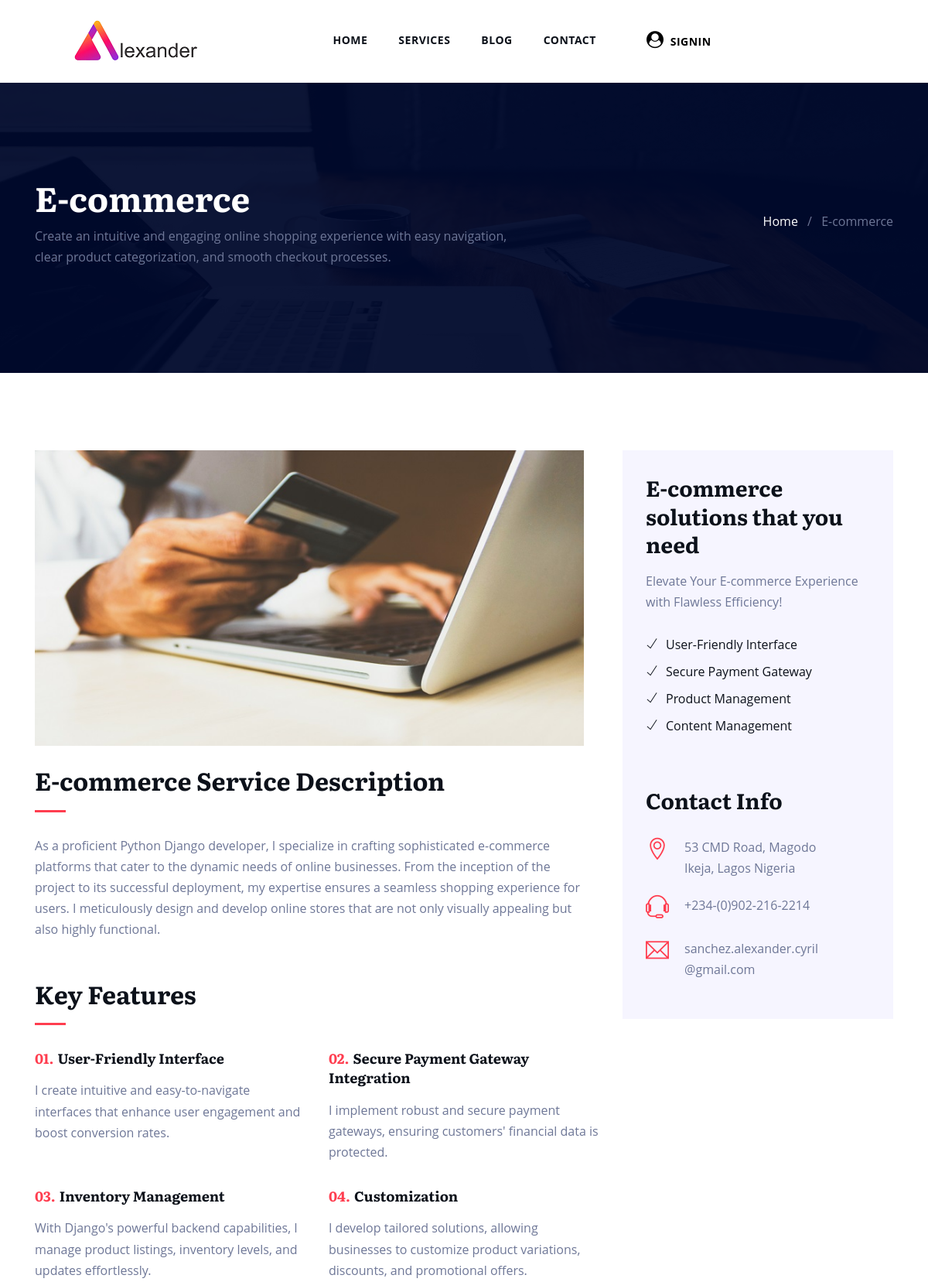
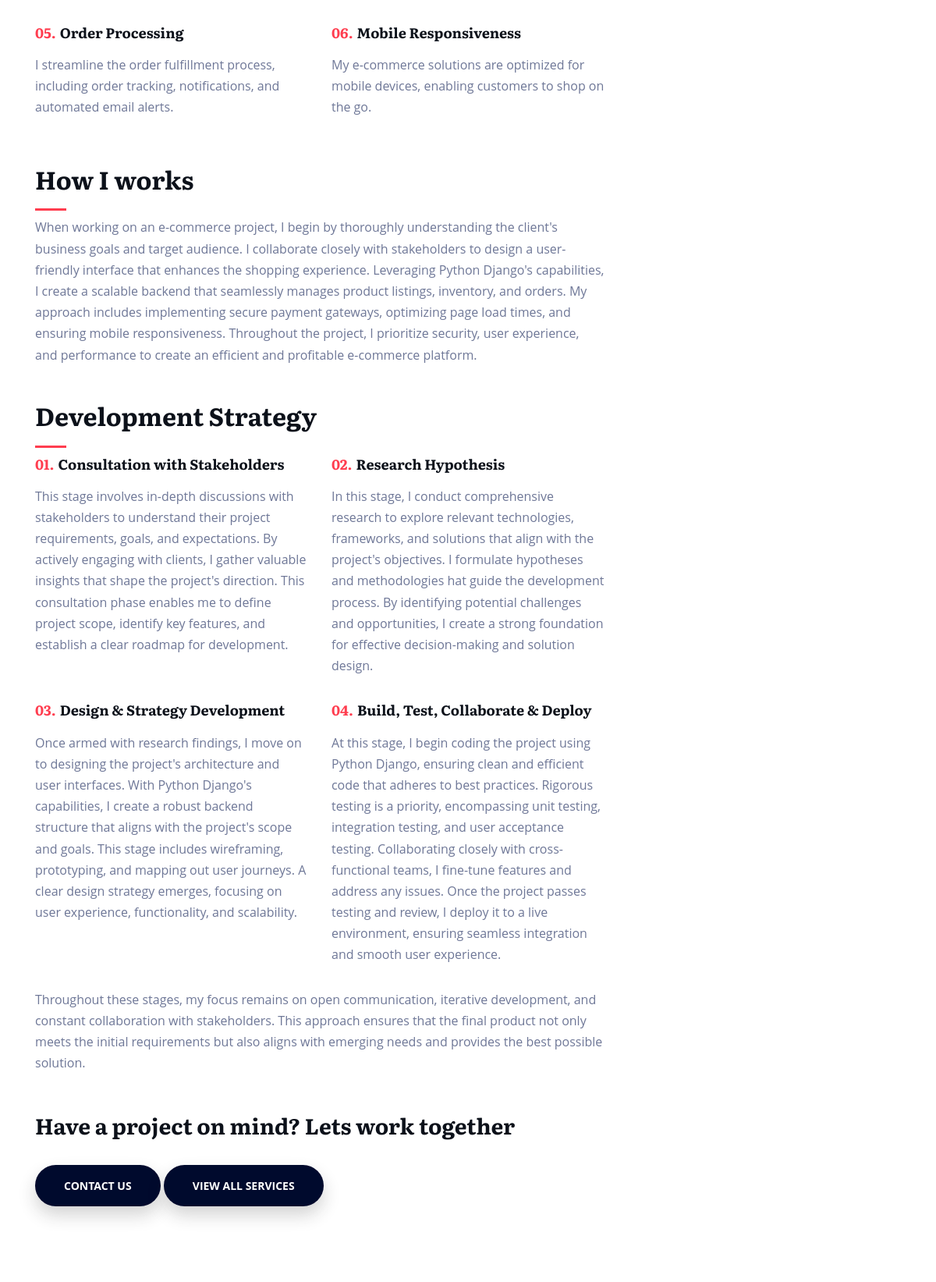
The app's page /services/e-commerce/ (upper part) with its own data (2 pictures, top to bottom).
### App/models.py (models this page shows, shortened)
class Services(models.Model):
    introduction = models.TextField()
    title = models.CharField(max_length=255)
    title_summary = models.CharField(max_length=255)
    main_title = models.CharField(max_length=255)
    image = models.ImageField(null=True, blank=True, upload_to="home/")
    key_features_1_title = models.CharField(max_length=255)
    key_features_1_summary = models.TextField()
    key_features_2_title = models.CharField(max_length=255)
    key_features_2_summary = models.TextField()
    key_features_3_title = models.CharField(max_length=255)
    key_features_3_summary = models.TextField()
    key_features_4_title = models.CharField(max_length=255)
    key_features_4_summary = models.TextField()
    key_features_5_title = models.CharField(max_length=255, null=True, blank=True)
    key_features_5_summary = models.TextField(null=True, blank=True)
    key_features_6_title = models.CharField(max_length=255, null=True, blank=True)
    key_features_6_summary = models.TextField(null=True, blank=True)
    how_i_work_text = models.TextField()
    side_title = models.CharField(max_length=255)
    side_summary = models.TextField()
    side_key_point_1 = models.CharField(max_length=255)
    side_key_point_2 = models.CharField(max_length=255)
    side_key_point_3 = models.CharField(max_length=255)
    side_key_point_4 = models.CharField(max_length=255)
    slug = models.SlugField(max_length=255, unique=True)

### services/views.py (the view)
# urls.py: path('<slug:services>/', views.services_single, name='services_single'),
def services_single(request, services):
    page_title = "Services"
    obj = get_object_or_404(Services, slug=services)
    profile_image = ''
    if request.user.is_authenticated:
        profile_image = Profile.objects.filter(user=request.user)
    context={
        "page_title":page_title,
        'obj':obj,
        'profile_image':profile_image,
    }
    return render(request, 'services_single.html', context)

### App/templates/services_single.html (shortened to what this page needs)
{% extends 'base.html' %} {% load socialaccount %} {% providers_media_js %}
{% load static %}
{% load active_link_tags %}
{% block content %}
  {% include 'navbar.html' %}
<section class="page-title bg-2" id="slider">
    <div class="container-fluid" style="width:95%;">
      <div class="row align-items-center">
        <div class="col-lg-7">
            <h1>{{obj.title}}</h1>
            <p>{{obj.title_summary}}</p>
        </div>
        <div class="col-lg-5">
          <ul class="list-inline header-breadcumb text-lg-right mt-5 mt-lg-0">
            <li class="list-inline-item"><a href="{% url 'home' %}">Home</a></li>
            <li class="list-inline-item">/</li>
            <li class="list-inline-item">{{obj.title}}</li>
          </ul>
        </div>
      </div>
    </div>
  </section>
  <section class="section service-single">
      <div class="container-fluid" style="width:95%;">
          <div class="row">
              <div class="col-lg-8">
                  <div class="service-details">
                      <img src="{{obj.image.url}}" alt="" class="img-fluid">
                      <div class="details mt-4">
                          <div class="title mb-30">
                              <h2>{{obj.main_title}}</h2>
                          </div>
                          <p>{{obj.introduction}}</p>
                      </div>
                  </div>
                  <div class="process-wrap mt-5">
                      <div class="title mb-30 ">
                          <h2>Key Features</h2>
                      </div>
                      <div class="row">
                          <div class="col-lg-6">
                              <div class="block mb-30">
                                  <h5 class="mb-3"><span>01.</span>{{obj.key_features_1_title}}</h5>
                                  <p>{{obj.key_features_1_summary}}</p>
                              </div>
                          </div>
                          <div class="col-lg-6">
                              <div class="block mb-30">
                                  <h5 class="mb-3"><span>02.</span>{{obj.key_features_2_title}}</h5>
                                  <p>{{obj.key_features_2_summary}}</p>
                              </div>
                          </div>
                          <div class="col-lg-6">
                               <div class="block mb-30">
                                  <h5 class="mb-3"><span>03.</span>{{obj.key_features_3_title}}</h5>
                                  <p>{{obj.key_features_3_summary}}</p>
                              </div>
                          </div>
                          <div class="col-lg-6">
                               <div class="block mb-30">
                                  <h5 class="mb-3"><span>04.</span>{{obj.key_features_4_title}}</h5>
                                  <p>{{obj.key_features_4_summary}}</p>
                              </div>
                          </div>
                          <div class="col-lg-6">
                            <div class="block mb-30">
                               <h5 class="mb-3"><span>05.</span>{{obj.key_features_5_title}}</h5>
                               <p>{{obj.key_features_5_summary}}</p>
                           </div>
                       </div>
                       <div class="col-lg-6">
                            <div class="block mb-30">
                               <h5 class="mb-3"><span>06.</span>{{obj.key_features_6_title}}</h5>
                               <p>{{obj.key_features_6_summary}}</p>
                           </div>
                       </div>
                      </div>
                          <br>
                          <div class="title mb-30 ">
                              <h2>How I works</h2>
                              <p style="text-align: ;">{{obj.how_i_work_text}}</p>
                          <br>
                              <h2>Development Strategy</h2>
                              <div class="row" style="text-align: ;">
                                  <div class="col-lg-6">
                                      <div class="block mb-30">
                                          <h5 class="mb-3"><span>01.</span>Consultation with Stakeholders</h5>
                                          <p>This stage involves in-depth discussions with stakeholders to understand their project requirements,
                                              goals, and expectations. By actively engaging with clients, I gather valuable insights that shape
                                              the project's direction. This consultation phase enables me to define project scope, identify
                                              key features, and establish a clear roadmap for development.</p>
                                      </div>
                                  </div>
                                  <div class="col-lg-6">
                                      <div class="block mb-30">
                                          <h5 class="mb-3"><span>02.</span>Research Hypothesis</h5>
                                          <p>In this stage, I conduct comprehensive research to explore relevant technologies, frameworks, and
                                              solutions that align with the project's objectives. I formulate hypotheses and methodologies
                                              hat guide the development process. By identifying potential challenges and opportunities,
                                              I create a strong foundation for effective decision-making and solution design.
                                          </p>
                                      </div>
                                  </div>
                                  <div class="col-lg-6">
                                       <div class="block mb-30">
                                          <h5 class="mb-3"><span>03.</span>Design & Strategy Development</h5>
                                          <p>Once armed with research findings, I move on to designing the project's architecture and user interfaces.
                                              With Python Django's capabilities, I create a robust backend structure that aligns with the project's
                                              scope and goals. This stage includes wireframing, prototyping, and mapping out user journeys. A clear
                                              design strategy emerges, focusing on user experience, functionality, and scalability.</p>
                                      </div>
                                  </div>
                                  <div class="col-lg-6">
                                       <div class="block mb-30">
                                          <h5 class="mb-3"><span>04.</span>Build, Test, Collaborate & Deploy</h5>
                                          <p>At this stage, I begin coding the project using Python Django, ensuring clean and efficient code that
                                              adheres to best practices. Rigorous testing is a priority, encompassing unit testing, integration
                                              testing, and user acceptance testing. Collaborating closely with cross-functional teams, I fine-tune
                                              features and address any issues. Once the project passes testing and review, I deploy it to a live
                                              environment, ensuring seamless integration and smooth user experience. <p>
                                      </div>
                                  </div>
                              </div>
                          <p style="text-align: ;">Throughout these stages, my focus remains on open communication, iterative development, and constant
                          collaboration with stakeholders. This approach ensures that the final product not only meets the initial
                          requirements but also aligns with emerging needs and provides the best possible solution.</p>
                          </div>
                      <div class="contact-btn mt-5">
                          <h3>Have a project on mind? Lets work together</h3>
                          <a href="{% url 'contact' %}" class="btn btn-secondary btn-rounded mt-4">Contact Us</a>
                          <a href="{% url 'services:services' %}" class="btn btn-secondary btn-rounded mt-4">View All Services</a>
                      </div>
                  </div>
              </div>
              <div class="col-lg-4">
                  <div class="page-sidebar">
                      <div class="service-list">
                          <h3 class="mb-3">{{obj.side_title}}</h3>
                          <p>{{obj.side_summary}}</p>
                          <ul class="list-unstyled my-4 pl-0">
                              <li><i class="ti-check"></i>{{obj.side_key_point_1}}</li>
                              <li><i class="ti-check"></i>{{obj.side_key_point_2}}</li>
                              <li><i class="ti-check"></i>{{obj.side_key_point_3}}</li>
                              <li><i class="ti-check"></i>{{obj.side_key_point_4}}</li>
                          </ul>
                      </div>
                      <div class="company-info">
                          <h3>Contact Info</h3>
                          <ul class="list-unstyled pl-0">
                              <li>
                                  <div class="d-flex">
                                      <div class="icon"><i class="ti-location-pin"></i></div>
                                      53 CMD Road, Magodo <br>Ikeja, Lagos Nigeria
                                  </div>
                              </li>
                              <li>
                                  <div class="d-flex">
                                      <div class="icon"><i class="ti-headphone-alt"></i></div>
                                      +234-(0)902-216-2214
                                  </div>
                              </li>
                              <li>
                                  <div class="d-flex">
                                      <div class="icon"><i class="ti-email"></i></div>
                                     sanchez.alexander.cyril<br>@gmail.com
                                  </div>
                              </li>
                          </ul>
                      </div>
                  </div>
              </div>
          </div>
      </div>
  </section>
{% include 'footer.html' %}
{% endblock %}

### static/assets/css/style.css (style rules this page uses)
body { line-height: 1.7; font-family: "Open Sans", sans-serif; -webkit-font-smoothing: antialiased; font-size: 16px; color: #6e7797; overflow-x: hidden; }
h1, .h1, h2, .h2, h3, .h3, h4, .h4, h5, .h5, h6, .h6 { font-family: "Literata", serif; font-weight: 700; color: #0c111a; }
h1 { font-size: 44px; line-height: 1.3; }
h2 { font-size: 32px; line-height: 1.3; }
h3 { font-size: 28px; line-height: 1.3; }
h5 { font-size: 18px; line-height: 1.4; }
.btn { display: inline-block; font-size: 14px; letter-spacing: 0px; padding: 14px 35px; text-transform: uppercase; font-weight: 700; border-radius: 3px; border: 2px solid transparent; transition: all 0.3s ease 0s; border-radius: 0px; box-shadow: 0 11px 22px rgba(34, 34, 34, 0.2); }
.btn-secondary { background: #000a2d !important; }
.btn-rounded { border-radius: 28px; }
.section { padding: 100px 0; }
.title { margin-bottom: 70px; }
.title h2 { position: relative; padding-bottom: 20px; }
.title h2:before { position: absolute; content: ""; left: 0px; bottom: 0px; width: 40px; height: 3px; background: #FF3D4F; }
a { color: #0c111a; transition: all .25s ease; }
.service-details { padding-right: 20px; }
.service-list ul li { color: #0c111a; line-height: 35px; }
.service-list ul li i { margin-right: 10px; }
.mb-30 { margin-bottom: 30px; }
.page-sidebar { background: #f6f5ff; padding: 30px; position: -webkit-sticky; position: sticky; top: 130px; }
.company-info { margin-top: 60px; }
.company-info h3 { margin-bottom: 30px; }
.company-info ul li { margin-bottom: 20px; }
.company-info ul li i { color: #FF3D4F; margin-right: 20px; font-size: 30px; }
.process-wrap .block span { color: #FF3D4F; margin-right: 5px; }
.page-title { padding: 120px 0px; background: #000a2d; background: url("../images/page-header.jpg") no-repeat; background-size: cover; position: relative; }
.page-title:before { position: absolute; content: ""; left: 0px; top: 0px; background: #000a2d; width: 100%; height: 100%; opacity: .95; }
.page-title h1 { color: #fff; }
.header-breadcumb li a { color: #fff; }

### records on screen
Services: title "E-commerce", title_summary "Create an intuitive and engaging online shopping experience with easy navigation, clear product categorization, and smooth checkout processes.", image (picture), main_title "E-commerce Service Description", introduction "As a proficient Python Django developer, I specialize in crafting sophisticated e-commerce platforms that cater to the dynamic needs of online businesses. From the inception of the project to its successful deployment, my expertise ensures a seamless shopping experience for users. I meticulously design and develop online stores that are not only visually appealing but also highly functional.", key_features_1_title "User-Friendly Interface", key_features_1_summary "I create intuitive and easy-to-navigate interfaces that enhance user engagement and boost conversion rates.", key_features_2_title "Secure Payment Gateway Integration", key_features_2_summary "I implement robust and secure payment gateways, ensuring customers' financial data is protected.", key_features_3_title "Inventory Management", key_features_3_summary "With Django's powerful backend capabilities, I manage product listings, inventory levels, and updates effortlessly.", key_features_4_title "Customization", key_features_4_summary "I develop tailored solutions, allowing businesses to customize product variations, discounts, and promotional offers.", key_features_5_title "Order Processing", key_features_5_summary "I streamline the order fulfillment process, including order tracking, notifications, and automated email alerts.", key_features_6_title "Mobile Responsiveness", key_features_6_summary "My e-commerce solutions are optimized for mobile devices, enabling customers to shop on the go.", how_i_work_text "When working on an e-commerce project, I begin by thoroughly understanding the client's business goals and target audience. I collaborate closely with stakeholders to design a user-friendly interface that enhances the shopping experience. Leveraging Python Django's capabilities, I create a scalable backend that seamlessly manages product listings, inventory, and orders. My approach includes implementing secure payment gateways, optimizing page load times, and ensuring mobile responsiveness. Throughout the project, I prioritize security, user experience, and performance to create an efficient and profitable e-commerce platform.", side_title "E-commerce solutions that you need", side_summary "Elevate Your E-commerce Experience with Flawless Efficiency!", side_key_point_1 "User-Friendly Interface", side_key_point_2 "Secure Payment Gateway", side_key_point_3 "Product Management", side_key_point_4 "Content Management"
